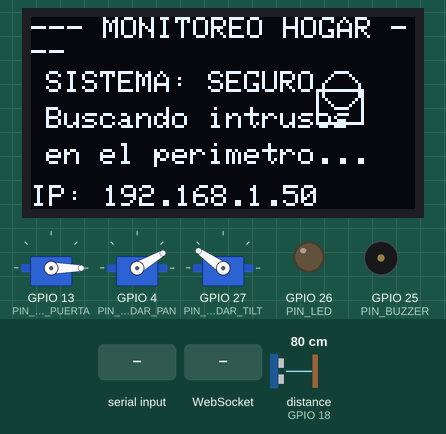
This program was run on a simulated ESP32. On the bench: 128×64 one-colour display, 3 × servo, output pins drawn as LEDs (lit = HIGH), buzzer (waves = sounding, pin HIGH). The test bench sets the inputs (shaded band); at power-on: distance to the obstacle (sensor on GPIO 18) 80 cm. The echo pulse lasts 58.3 µs per cm; WiFi joins after 1.5 s; servers stay silent unless stated; what the program prints to the serial monitor is not drawn.

Above: at 2.87 s.
2.9 s: "OPEN\n" received over Serial
At 3.72 s:
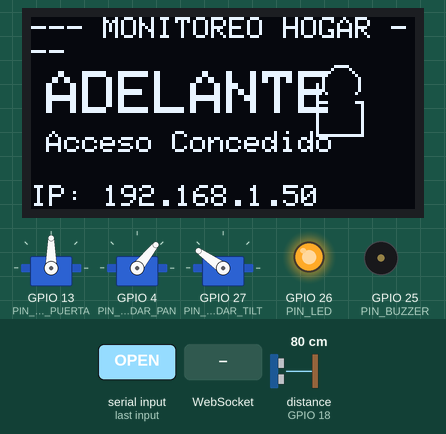
4.7 s: WebSocket text "DENY_ACCESS" received
At 5.76 s:
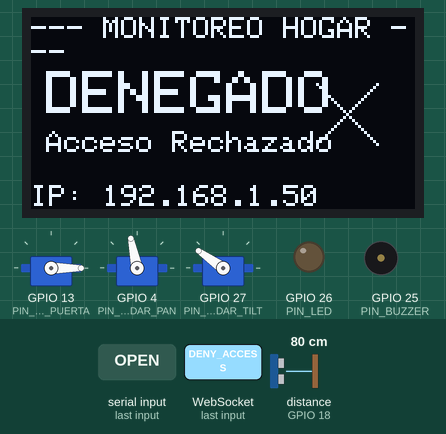
6.6 s: distance to the obstacle (sensor on GPIO 18) set to 17 cm
9.6 s: distance to the obstacle (sensor on GPIO 18) set to 14 cm
At 10.9 s:
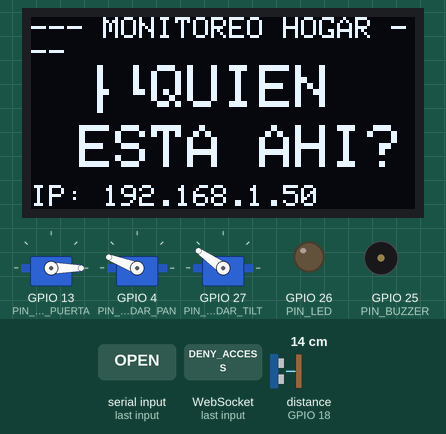
12.1 s: WebSocket text "OPEN_DOOR" received
At 12.23 s:
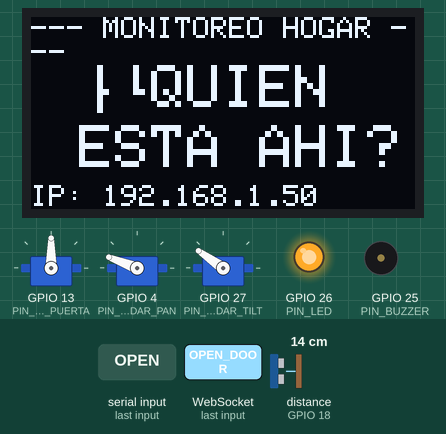
14.0 s: WebSocket text "TILT:" received
At 18.4 s:
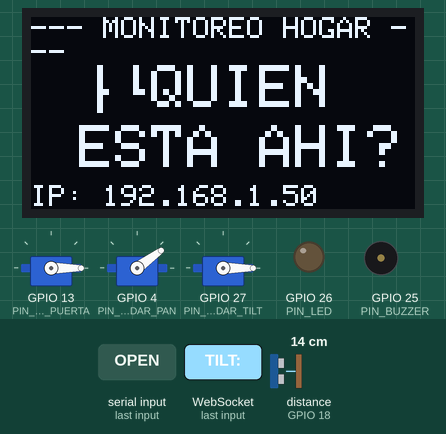
Timing chart, 0 to 18.6 s (numbered marks = the images above; inputs shaded):
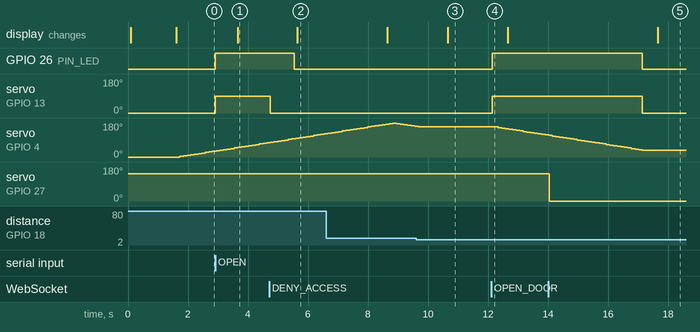

The program:

main.cpp
```cpp
#include <Arduino.h>
#include "config.h"
#include "display.h"
#include "radar.h"
#include "access_control.h"
#include "web_server.h"
#include <ESP32Servo.h>

// Define uninitialized extern variables from config.h
const char* WIFI_SSID = "Karen";
const char* WIFI_PASS = "coco1234";

unsigned long lastDisplayUpdate = 0;
const int displayUpdateInterval = 1000;

void setup() {
    Serial.begin(115200);

    // Centralizar la asignación de timers de hardware para servos y buzzer
    ESP32PWM::allocateTimer(0);
    ESP32PWM::allocateTimer(1);
    ESP32PWM::allocateTimer(2);
    ESP32PWM::allocateTimer(3);

    // Initialize components
    displayInit();
    displayShowStatus("Conectando WiFi...");

    accessControlInit();
    radarInit();
    webServerInit();

    displayShowStatus(getIPAddress().c_str());
}

void loop() {
    // Non-blocking loops
    radarLoop();
    accessControlLoop();
    webServerLoop();

    // Lectura de comandos manuales desde el Monitor Serial
    if (Serial.available() > 0) {
        String input = Serial.readStringUntil('\n');
        input.trim();
        if (input.equalsIgnoreCase("OPEN")) {
            currentState = STATE_GRANTED;
        } else if (input.equalsIgnoreCase("CLOSE")) {
            currentState = STATE_SECURE;
        }
    }

    // Update display occasionally to not block I2C bus too much
    if (millis() - lastDisplayUpdate > displayUpdateInterval) {
        lastDisplayUpdate = millis();
        displayShowStatus(getIPAddress().c_str());
    }
}
```

access_control.h
```cpp
#ifndef ACCESS_CONTROL_H
#define ACCESS_CONTROL_H

void accessControlInit();
void setDoorState(bool openDoor);
void accessControlLoop();

#endif // ACCESS_CONTROL_H
```

display.h
```cpp
#ifndef DISPLAY_H
#define DISPLAY_H

void displayInit();
void displayShowStatus(const char* ipStr);

#endif // DISPLAY_H
```

radar.h
```cpp
#ifndef RADAR_H
#define RADAR_H

void radarInit();
void radarLoop();
void muteAlarm();
void setRadarTilt(int angle);

#endif // RADAR_H
```

web_server.h
```cpp
#ifndef WEB_SERVER_MODULE_H
#define WEB_SERVER_MODULE_H

#include <Arduino.h>

void webServerInit();
void webServerLoop();
void notifyClients();
String getIPAddress();

#endif // WEB_SERVER_MODULE_H
```

access_control.cpp
```cpp
#include "access_control.h"
#include "config.h"
#include <ESP32Servo.h>

Servo servoDoor;

#define DOOR_CLOSED_ANGLE 0
#define DOOR_OPEN_ANGLE 90

volatile bool doorOpen = false;
volatile SystemState currentState = STATE_SECURE;

unsigned long stateTimerStart = 0;
bool doorStateApplied = false;

void accessControlInit() {
    servoDoor.setPeriodHertz(50);
    servoDoor.attach(PIN_SERVO_PUERTA, 800, 2200);

    servoDoor.write(DOOR_CLOSED_ANGLE);
    doorOpen = false;
    currentState = STATE_SECURE;
    Serial.println("Access Control: Inicializado.");
}

void setDoorState(bool openDoor) {
    Serial.printf("Access Control: Cambiando estado de puerta -> %s\n", openDoor ? "ABIERTA" : "CERRADA");
    if (openDoor) {
        servoDoor.write(DOOR_OPEN_ANGLE);
        doorOpen = true;
    } else {
        servoDoor.write(DOOR_CLOSED_ANGLE);
        doorOpen = false;
    }
}

void accessControlLoop() {
    static SystemState lastState = STATE_SECURE;

    if (currentState != lastState) {
        stateTimerStart = millis();
        lastState = currentState;
        doorStateApplied = false;
    }

    if (currentState == STATE_GRANTED) {
        if (!doorStateApplied) {
            setDoorState(true);
            doorStateApplied = true;
        }
        if (millis() - stateTimerStart >= 5000) { // Auto close after 5 seconds
            setDoorState(false);
            currentState = STATE_SECURE;
        }
    } else if (currentState == STATE_DENIED) {
        if (!doorStateApplied) {
            setDoorState(false);
            doorStateApplied = true;
        }
        if (millis() - stateTimerStart >= 3000) { // Reset state after 3 seconds
            currentState = STATE_SECURE;
        }
    } else {
        // For secure, alert, waiting: door remains closed unless forced.
        if (currentState == STATE_SECURE || currentState == STATE_ALERT || currentState == STATE_WAITING) {
            if (doorOpen) {
                setDoorState(false);
            }
        }
    }
}
```

display.cpp
```cpp
#include "display.h"
#include "config.h"
#include <Adafruit_GFX.h>
#include <Adafruit_SSD1306.h>
#include <Wire.h>

#define SCREEN_WIDTH 128
#define SCREEN_HEIGHT 64
#define OLED_RESET    -1

Adafruit_SSD1306 display(SCREEN_WIDTH, SCREEN_HEIGHT, &Wire, OLED_RESET);

void displayInit() {
    Wire.begin(PIN_OLED_SDA, PIN_OLED_SCL);
    if (!display.begin(SSD1306_SWITCHCAPVCC, 0x3C)) { // Address 0x3C for 128x64
        Serial.println(F("SSD1306 allocation failed"));
        return;
    }
    display.clearDisplay();
    display.setTextSize(1);
    display.setTextColor(SSD1306_WHITE);
    display.setCursor(0, 0);
    display.println("Sistema Iniciando...");
    display.display();
}

void displayShowStatus(const char* ipStr) {
    static SystemState lastDispState = (SystemState)-1;
    static String lastDispIp = "";

    if (currentState == lastDispState && String(ipStr) == lastDispIp) {
        return; // Evita redibujar innecesariamente reduciendo el parpadeo
    }
    lastDispState = currentState;
    lastDispIp = String(ipStr);

    display.clearDisplay();
    display.setTextSize(1);
    display.setTextColor(SSD1306_WHITE);

    // Header
    display.setCursor(0, 0);
    display.println(F("--- MONITOREO HOGAR ---"));

    // IP Address at the bottom
    display.setCursor(0, 56);
    display.print(F("IP: "));
    display.print(ipStr);

    // Draw status screens based on currentState
    switch(currentState) {
        case STATE_SECURE:
            display.setTextSize(1);
            display.setCursor(5, 18);
            display.println(F("SISTEMA: SEGURO"));
            display.setCursor(5, 30);
            display.println(F("Buscando intrusos"));
            display.setCursor(5, 42);
            display.println(F("en el perimetro..."));

            // Draw a closed lock icon
            display.drawRect(95, 24, 16, 12, SSD1306_WHITE);
            display.drawCircle(103, 24, 6, SSD1306_WHITE);
            break;

        case STATE_ALERT:
            // Alarm warning
            display.setTextSize(2);
            display.setCursor(10, 18);
            display.println(F("!ALERTA!"));
            display.setTextSize(1);
            display.setCursor(10, 38);
            display.println(F("INTRUSO DETECTADO"));

            // Draw flashing warning border
            {
                static bool flash = false;
                flash = !flash;
                if(flash) {
                    display.drawRect(0, 0, SCREEN_WIDTH, SCREEN_HEIGHT, SSD1306_WHITE);
                    display.drawRect(2, 2, SCREEN_WIDTH-4, SCREEN_HEIGHT-4, SSD1306_WHITE);
                }
            }
            break;

        case STATE_WAITING:
            display.setTextSize(2);
            // Centrado vertical y horizontal para texto grande
            display.setCursor(16, 16);
            display.print(F("¿QUIEN"));
            display.setCursor(16, 36);
            display.print(F("ESTA AHI?"));
            break;

        case STATE_GRANTED:
            display.setTextSize(2);
            display.setCursor(5, 18);
            display.println(F("ADELANTE"));
            display.setTextSize(1);
            display.setCursor(5, 38);
            display.println(F("Acceso Concedido"));

            // Draw open lock
            display.drawRect(95, 28, 16, 12, SSD1306_WHITE);
            display.drawLine(95, 28, 95, 22, SSD1306_WHITE);
            display.drawCircle(103, 22, 6, SSD1306_WHITE);
            display.fillRect(99, 23, 9, 6, SSD1306_BLACK);
            break;

        case STATE_DENIED:
            display.setTextSize(2);
            display.setCursor(5, 18);
            display.println(F("DENEGADO"));
            display.setTextSize(1);
            display.setCursor(5, 38);
            display.println(F("Acceso Rechazado"));

            // Draw an X
            display.drawLine(95, 22, 115, 42, SSD1306_WHITE);
            display.drawLine(115, 22, 95, 42, SSD1306_WHITE);
            break;
    }

    display.display();
}
```

radar.cpp
```cpp
#include "radar.h"
#include "config.h"
#include "web_server.h"
#include <ESP32Servo.h>
#include <NewPing.h>

Servo servoRadarPan;
Servo servoRadarTilt;
ESP32PWM buzzerPWM;
NewPing sonar(PIN_HCSR04_TRIG, PIN_HCSR04_ECHO, MAX_RADAR_DIST_CM);

int angle = 0;
int angleStep = RADAR_ANGLE_STEP;
unsigned long lastRadarMove = 0;
const int radarMoveInterval = RADAR_MOVE_INTERVAL;

bool alarmMuted = false;
unsigned long lastAlarmToggle = 0;
bool alarmState = false;

volatile bool alarmActive = false;
volatile int currentAngle = 0;
volatile int currentTiltAngle = 145;
volatile int currentDistance = 0;

// Timers for non-blocking alerts
unsigned long visitorDetectedTime = 0;
unsigned long lastVisitorInZone = 0;

void radarInit() {
    servoRadarPan.setPeriodHertz(50);
    servoRadarPan.attach(PIN_SERVO_RADAR_PAN, SERVO_PAN_MIN_US, SERVO_PAN_MAX_US);

    servoRadarTilt.setPeriodHertz(50);
    servoRadarTilt.attach(PIN_SERVO_RADAR_TILT, SERVO_PAN_MIN_US, SERVO_PAN_MAX_US); // Límites calibrados seguros para SG90

    // Inicializar buzzer usando la clase ESP32PWM
    buzzerPWM.attachPin(PIN_BUZZER, 1000, 10);
    buzzerPWM.write(0); // Silencio inicial

    pinMode(PIN_LED, OUTPUT);
    digitalWrite(PIN_LED, LOW);

    servoRadarPan.write(0);
    servoRadarTilt.write(currentTiltAngle);
    Serial.println("Radar: Inicializado.");
}

void setRadarTilt(int angle) {
    if (angle < 0) angle = 0;
    if (angle > 180) angle = 180;
    currentTiltAngle = angle;
    servoRadarTilt.write(angle);
}

void muteAlarm() {
    alarmMuted = true;
    if (buzzerPWM.read() != 0) {
        buzzerPWM.write(0);
    }
}

// Handles buzzer and LED rhythms based on the current state (non-blocking)
void updateBuzzerLED() {
    static SystemState prevBuzzerState = STATE_SECURE;
    static unsigned long buzzerStateStartTime = 0;

    if (currentState != prevBuzzerState) {
        buzzerStateStartTime = millis();
        prevBuzzerState = currentState;
        alarmMuted = false; // Reset mute when transitioning states
        if (buzzerPWM.read() != 0) {
            buzzerPWM.write(0);
        }
        digitalWrite(PIN_LED, LOW);
    }

    unsigned long elapsed = millis() - buzzerStateStartTime;

    switch (currentState) {
        case STATE_SECURE:
            alarmActive = false;
            if (buzzerPWM.read() != 0) {
                buzzerPWM.write(0);
            }
            digitalWrite(PIN_LED, LOW);
            break;

        case STATE_ALERT:
            alarmActive = true;
            if (alarmMuted) {
                if (buzzerPWM.read() != 0) {
                    buzzerPWM.write(0);
                }
                digitalWrite(PIN_LED, HIGH); // LED stays on
            } else {
                // Siren sweep: 600Hz to 1200Hz back and forth in a 1-second cycle
                int cycleTime = elapsed % 1000;
                int freq;
                if (cycleTime < 500) {
                    freq = 600 + (cycleTime * 1.2); // Subida
                } else {
                    freq = 1200 - ((cycleTime - 500) * 1.2); // Bajada
                }
                buzzerPWM.writeTone(freq);

                // Parpadeo de LED a 4Hz (cada 250ms)
                digitalWrite(PIN_LED, (elapsed / 250) % 2 ? HIGH : LOW);
            }
            break;

        case STATE_WAITING:
            alarmActive = false;
            // Repetir secuencia Ding-Dong cada 2.5 segundos (2500ms)
            {
                int cycle = elapsed % 2500;
                if (cycle < 200) { // "Ding"
                    buzzerPWM.writeTone(880); // 880 Hz
                } else if (cycle >= 200 && cycle < 350) { // Silencio entre Ding y Dong
                    if (buzzerPWM.read() != 0) {
                        buzzerPWM.write(0);
                    }
                } else if (cycle >= 350 && cycle < 750) { // "Dong"
                    buzzerPWM.writeTone(659); // 659 Hz
                } else { // Silencio hasta el próximo ciclo
                    if (buzzerPWM.read() != 0) {
                        buzzerPWM.write(0);
                    }
                }
                digitalWrite(PIN_LED, LOW); // El LED permanece apagado en este estado
            }
            break;

        case STATE_GRANTED:
            alarmActive = false;
            // A happy longer beep (1000Hz for 400ms)
            if (elapsed < 400) {
                buzzerPWM.writeTone(1000);
                digitalWrite(PIN_LED, HIGH);
            } else {
                if (buzzerPWM.read() != 0) {
                    buzzerPWM.write(0);
                }
                digitalWrite(PIN_LED, HIGH); // LED stays on for opening
            }
            break;

        case STATE_DENIED:
            alarmActive = false;
            // A low warnings tone or long beep (300Hz for 800ms)
            if (elapsed < 800) {
                buzzerPWM.writeTone(300);
                digitalWrite(PIN_LED, HIGH);
            } else {
                if (buzzerPWM.read() != 0) {
                    buzzerPWM.write(0);
                }
                digitalWrite(PIN_LED, LOW);
            }
            break;
    }
}

void radarLoop() {
    // Run non-blocking alert rhythms
    updateBuzzerLED();

    if (millis() - lastRadarMove >= radarMoveInterval) {
        lastRadarMove = millis();

        // Mover el servo y actualizar ángulo solo si no estamos esperando visitante
        if (currentState != STATE_WAITING) {
            servoRadarPan.write(angle);
            currentAngle = angle;
        }

        // Measure distance
        unsigned int uS = sonar.ping();
        currentDistance = uS / US_ROUNDTRIP_CM;
        if (currentDistance == 0) currentDistance = MAX_RADAR_DIST_CM;

        // Impresión de depuración en monitor serie cada 500ms
        static unsigned long lastDebugPrint = 0;
        if (millis() - lastDebugPrint > 500) {
            Serial.printf("Radar Debug -> Angulo: %d | Distancia: %d cm | Estado: %d\n", currentAngle, currentDistance, currentState);
            lastDebugPrint = millis();
        }

        // Only classify if we aren't in a transient authorized/denied state (GRANTED/DENIED)
        if (currentState != STATE_GRANTED && currentState != STATE_DENIED) {
            if (currentDistance >= ALARM_MIN_DIST_CM && currentDistance <= VISITOR_MAX_DIST_CM) {
                // Zona de Visitante: <= 15 cm
                currentState = STATE_WAITING;
            }
            else {
                // Zona Segura: > 15 cm
                currentState = STATE_SECURE;
            }
        }

        notifyClients(); // Notificar a los clientes web de la nueva posición y distancia

        // Incrementar ángulo de barrido solo si no estamos esperando visitante
        if (currentState != STATE_WAITING) {
            angle += angleStep;
            if (angle >= 180 || angle <= 0) {
                angleStep = -angleStep; // Reverse direction
            }
        }
    }
}
```

web_server.cpp
```cpp
#include "web_server.h"
#include "config.h"
#include "web_content.h"
#include "access_control.h"
#include "radar.h"
#include <WiFi.h>
#include <AsyncTCP.h>
#include <ESPAsyncWebServer.h>

AsyncWebServer server(80);
AsyncWebSocket ws("/ws");

unsigned long lastWsUpdate = 0;
const int wsUpdateInterval = 80; // Optimizado de 50ms a 80ms para reducir congestión

String getIPAddress() {
    if(WiFi.status() == WL_CONNECTED) {
        return WiFi.localIP().toString();
    }
    return "No Conectado";
}

void notifyClients() {
    if (ws.count() == 0) return; // Guard para evitar procesar si no hay clientes
    char buffer[256];
    snprintf(buffer, sizeof(buffer), "{\"type\":\"radar\",\"angle\":%d,\"tilt\":%d,\"dist\":%d,\"alarm\":%s,\"doorOpen\":%s,\"state\":%d}",
        currentAngle, currentTiltAngle, currentDistance, alarmActive ? "true":"false", doorOpen ? "true":"false", (int)currentState);
    ws.textAll(buffer);
}

void handleWebSocketMessage(void *arg, uint8_t *data, size_t len) {
    AwsFrameInfo *info = (AwsFrameInfo*)arg;
    if (info->final && info->index == 0 && info->len == len && info->opcode == WS_TEXT) {
        String message = "";
        for (size_t i = 0; i < len; i++) {
            message += (char)data[i];
        }

        if (message == "OPEN_DOOR") {
            currentState = STATE_GRANTED;
        } else if (message == "CLOSE_DOOR") {
            currentState = STATE_SECURE;
        } else if (message == "MUTE_ALARM") {
            muteAlarm();
        } else if (message == "GRANT_ACCESS") {
            currentState = STATE_GRANTED;
        } else if (message == "DENY_ACCESS") {
            currentState = STATE_DENIED;
        } else if (message.startsWith("TILT:")) {
            int tiltVal = message.substring(5).toInt();
            setRadarTilt(tiltVal);
        }

        notifyClients();
    }
}

void onEvent(AsyncWebSocket *server, AsyncWebSocketClient *client, AwsEventType type, void *arg, uint8_t *data, size_t len) {
    if (type == WS_EVT_CONNECT) {
        Serial.printf("WS Client %u connected\n", client->id());
    } else if (type == WS_EVT_DISCONNECT) {
        Serial.printf("WS Client %u disconnected\n", client->id());
    } else if (type == WS_EVT_DATA) {
        handleWebSocketMessage(arg, data, len);
    }
}

void webServerInit() {
    WiFi.mode(WIFI_STA);
    WiFi.begin(WIFI_SSID, WIFI_PASS);

    Serial.print("Connecting to WiFi");
    int retries = 0;
    while (WiFi.status() != WL_CONNECTED && retries < 20) {
        delay(500);
        Serial.print(".");
        retries++;
    }
    Serial.println();

    if(WiFi.status() == WL_CONNECTED) {
        Serial.print("IP Address: ");
        Serial.println(WiFi.localIP());
    } else {
        Serial.println("WiFi connection failed.");
    }

    ws.onEvent(onEvent);
    server.addHandler(&ws);

    server.on("/", HTTP_GET, [](AsyncWebServerRequest *request){
        request->send_P(200, "text/html", index_html);
    });

    server.begin();
}

void webServerLoop() {
    ws.cleanupClients();
}
```

Source omitted: web_content.h (24984 bytes), config.h (1931 bytes)

Measured:
- the behaviour switches between 16 and 15 cm on distance to the obstacle (sensor on GPIO 18) (found by bisection; images 2 and 3)
- after the input at 2.9 s, GPIO 26 (PIN_LED): LOW → HIGH at once; servo on GPIO 13 (PIN_SERVO_PUERTA): 0° → 90° at once; the display: changes after 0.76 s (image 1)
- after the input at 4.7 s, GPIO 26 (PIN_LED): HIGH → LOW after 0.84 s; servo on GPIO 13 (PIN_SERVO_PUERTA): 90° → 0° at once; the display: changes after 0.95 s (image 2)
- after the input at 9.6 s, servo on GPIO 4 (PIN_SERVO_RADAR_PAN): goes on until 9.7 s, then stays 159°; the display: changes after 1.1 s (image 3)
- after the input at 12.1 s, GPIO 26 (PIN_LED): LOW → HIGH at once; servo on GPIO 13 (PIN_SERVO_PUERTA): 0° → 90° at once; servo on GPIO 4 (PIN_SERVO_RADAR_PAN): moves from 159° to 117° over 1.6 s, starting after 0.24 s
- after the input at 14.0 s, servo on GPIO 27 (PIN_SERVO_RADAR_TILT): 145° → 0° at once
- by itself, servo on GPIO 4 (PIN_SERVO_RADAR_PAN): rises from 123° to 180° in 2.2 s, then falls to 162° in 0.72 s
